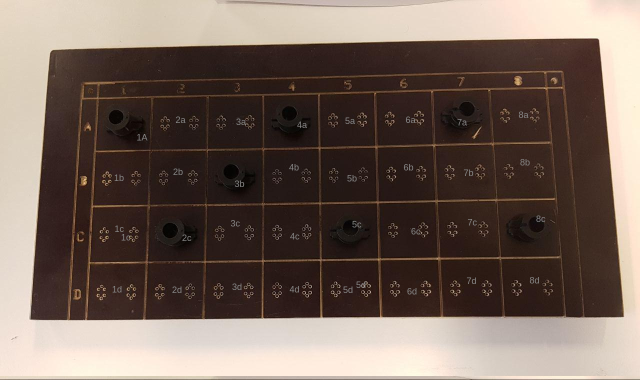
#> input picture images/export.png, 1280 x 759 px (shown at 1/2 size)
$ python scan.py   (older library calls are emulated)
#> lines starting #> are read from the running program, lines starting #| are printed output that depends on the picture; after the words box and inside, x2 and y2 are one past the last pixel; in counts of white or black regions, pixels touching at a corner belong together
### pyimagesearch/transform.py
# import the necessary packages
import numpy as np
import cv2

def order_points(pts):
	# initialzie a list of coordinates that will be ordered
	# such that the first entry in the list is the top-left,
	# the second entry is the top-right, the third is the
	# bottom-right, and the fourth is the bottom-left
	rect = np.zeros((4, 2), dtype = "float32")

	# the top-left point will have the smallest sum, whereas
	# the bottom-right point will have the largest sum
	s = pts.sum(axis = 1)
	rect[0] = pts[np.argmin(s)]
	rect[2] = pts[np.argmax(s)]

	# now, compute the difference between the points, the
	# top-right point will have the smallest difference,
	# whereas the bottom-left will have the largest difference
	diff = np.diff(pts, axis = 1)
	rect[1] = pts[np.argmin(diff)]
	rect[3] = pts[np.argmax(diff)]

	# return the ordered coordinates
	return rect

def four_point_transform(image, pts):
	# obtain a consistent order of the points and unpack them
	# individually
	rect = order_points(pts)
	(tl, tr, br, bl) = rect

	# compute the width of the new image, which will be the
	# maximum distance between bottom-right and bottom-left
	# x-coordiates or the top-right and top-left x-coordinates
	widthA = np.sqrt(((br[0] - bl[0]) ** 2) + ((br[1] - bl[1]) ** 2))
	widthB = np.sqrt(((tr[0] - tl[0]) ** 2) + ((tr[1] - tl[1]) ** 2))
	maxWidth = max(int(widthA), int(widthB))

	# compute the height of the new image, which will be the
	# maximum distance between the top-right and bottom-right
	# y-coordinates or the top-left and bottom-left y-coordinates
	heightA = np.sqrt(((tr[0] - br[0]) ** 2) + ((tr[1] - br[1]) ** 2))
	heightB = np.sqrt(((tl[0] - bl[0]) ** 2) + ((tl[1] - bl[1]) ** 2))
	maxHeight = max(int(heightA), int(heightB))

	# now that we have the dimensions of the new image, construct
	# the set of destination points to obtain a "birds eye view",
	# (i.e. top-down view) of the image, again specifying points
	# in the top-left, top-right, bottom-right, and bottom-left
	# order
	dst = np.array([
		[0, 0],
		[maxWidth - 1, 0],
		[maxWidth - 1, maxHeight - 1],
		[0, maxHeight - 1]], dtype = "float32")

	# compute the perspective transform matrix and then apply it
	M = cv2.getPerspectiveTransform(rect, dst)
	warped = cv2.warpPerspective(image, M, (maxWidth, maxHeight))

	# return the warped image
	return warped

### scan.py
# USAGE
# python scan.py --image images/page.jpg

# import the necessary packages
from pyimagesearch.transform import four_point_transform
from skimage.filters import threshold_local
from imutils import perspective
from imutils import contours
import numpy as np
import argparse
import cv2
import imutils

'''
# construct the argument parser and parse the arguments
ap = argparse.ArgumentParser()
ap.add_argument("-i", "--image", required = True,
	help = "Path to the image to be scanned")
args = vars(ap.parse_args())
'''
def order_points_old(pts):
    # initialize a list of coordinates that will be ordered
    # such that the first entry in the list is the top-left,
    # the second entry is the top-right, the third is the
    # bottom-right, and the fourth is the bottom-left
    rect = np.zeros((4, 2), dtype="float32")

    # the top-left point will have the smallest sum, whereas
    # the bottom-right point will have the largest sum
    s = pts.sum(axis=1)
    rect[0] = pts[np.argmin(s)]
    rect[2] = pts[np.argmax(s)]

    # now, compute the difference between the points, the
    # top-right point will have the smallest difference,
    # whereas the bottom-left will have the largest difference
    diff = np.diff(pts, axis=1)
    rect[1] = pts[np.argmin(diff)]
    rect[3] = pts[np.argmax(diff)]

    # return the ordered coordinates
    return rect


def find_parts(input_image, warped_image ):

    # find contours in the cropped image
	cnts = cv2.findContours(input_image.copy(), cv2.RETR_EXTERNAL,
	cv2.CHAIN_APPROX_SIMPLE)
	cnts = imutils.grab_contours(cnts)
	# sort the contours from left-to-right and initialize the bounding box
	# point colors
	(cnts, _) = contours.sort_contours(cnts)
	colors = ((0, 0, 255), (240, 0, 159), (255, 0, 0), (255, 255, 0))
	# loop over the contours individually
	for (i, c) in enumerate(cnts):
		# if the contour is not sufficiently large, ignore it
		if cv2.contourArea(c) < 150:
			continue

		# compute the rotated bounding box of the contour, then
		# draw the contours
		box = cv2.minAreaRect(c)
		box = cv2.cv.BoxPoints(box) if imutils.is_cv2() else cv2.boxPoints(box)
		box = np.array(box, dtype="int")
		cv2.drawContours(warped_image, [box], -1, (0, 255, 0), 2)

		# show the original coordinates
		print("Object #{}:".format(i + 1))
		print(box)

		# order the points in the contour such that they appear
		# in top-left, top-right, bottom-right, and bottom-left
		# order, then draw the outline of the rotated bounding
		# box
		rect = order_points_old(box)

		# show the re-ordered coordinates
		print(rect.astype("int"))
		print("")

		# loop over the original points and draw them
		for ((x, y), color) in zip(rect, colors):
			cv2.circle(warped_image, (int(x), int(y)), 5, color, -1)

		# draw the object num at the top-left corner
		cv2.putText(image, "Object ",
		(int(rect[0][0] - 15), int(rect[0][1] - 15)),
		cv2.FONT_HERSHEY_SIMPLEX, 0.55, (255, 255, 255), 2)

		# show the image
		cv2.imshow("edge", input_image)
		cv2.imshow("Image", warped_image)
		cv2.waitKey(0)


# load the image and compute the ratio of the old height
# to the new height, clone it, and resize it
#image = cv2.imread(args["image"])
image = cv2.imread("images/export.png")
#> image is the input picture: shape (759, 1280, 3); mean B, G, R 90.1, 99.4, 115.7
ratio = image.shape[0] / 800.0
orig = image.copy()
image = imutils.resize(image, height = 800)
#> image: shape (800, 1349, 3)

'''
lower = np.array([10,100,20])  #-- Lower range --
upper = np.array([20,255,200])  #-- Upper range --
mask = cv2.inRange(image, lower, upper)
res = cv2.bitwise_and(image, image, mask = mask)
cv2.imshow('result', res)
'''


# convert the image to grayscale, blur it, and find edges
# in the image
gray = cv2.cvtColor(image, cv2.COLOR_BGR2GRAY)
gray = cv2.GaussianBlur(gray, (3, 3), 0)


edged = cv2.Canny(gray, 120, 200)
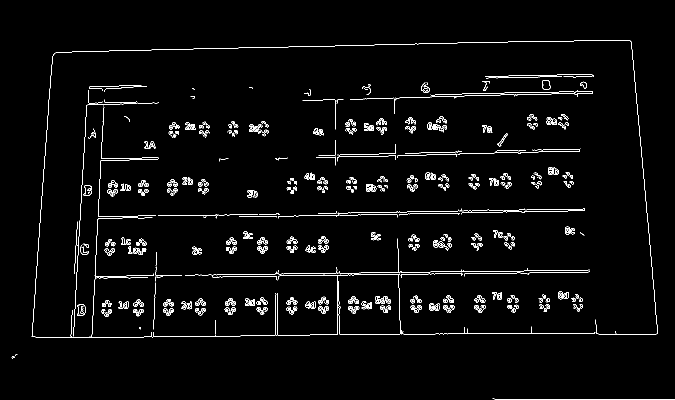
#> edged: shape (800, 1349) (shown at 1/2 size); 2.5% white in thin lines or dots, all inside (x1, y1, x2, y2) = (23, 81, 1349, 799)
edged = cv2.dilate(edged, None, iterations=1)
#> edged: shape (800, 1349); 7.4% white; 154 white regions, largest, box (x1, y1, x2, y2) and area: (62, 80, 1316, 677) 25424, (315, 416, 1171, 438) 4806, (699, 179, 1187, 229) 2714
edged = cv2.erode(edged, None, iterations=1)
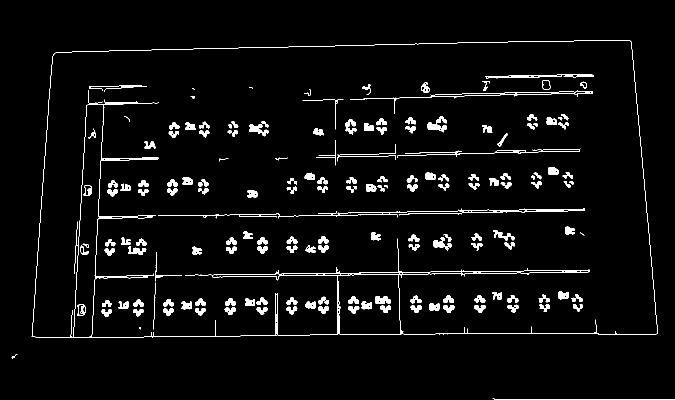
#> edged: shape (800, 1349) (shown at 1/2 size); 3.8% white; 170 white regions (4 under 20 px)


# show the original image and the edge detected image
print("STEP 1: Edge Detection")
# [10 lines of commented-out code are left out]
cnts = cv2.findContours(edged.copy(), cv2.RETR_LIST, cv2.CHAIN_APPROX_SIMPLE)
#> cnts = 276 contours, 61 with area under 20; largest, box (x1, y1, x2, y2) and area: (63, 81, 1315, 676) 697119, (64, 81, 1315, 675) 660808, (147, 208, 208, 675) 16604, (674, 548, 801, 670) 14431, (316, 417, 1170, 437) 1590
cnts = imutils.grab_contours(cnts)
cnts = sorted(cnts, key = cv2.contourArea, reverse = True)[:5]
#> cnts = 5 contours; box (x1, y1, x2, y2) and area: (63, 81, 1315, 676) 697119, (64, 81, 1315, 675) 660808, (147, 208, 208, 675) 16604, (674, 548, 801, 670) 14431, (316, 417, 1170, 437) 1590
test= cnts
#> test has the same summary as cnts
# loop over the contours
for c in cnts:
	# approximate the contour
	peri = cv2.arcLength(c, True)
	approx = cv2.approxPolyDP(c, 0.02 * peri, True)

	# if our approximated contour has four points, then we
	# can assume that we have found our screen
	if len(approx) == 4:
		screenCnt = approx
		break
#> this loop made 1 pass
#> (peri, screenCnt) on pass 1: (3634.9, [[1262, 83], [111, 105], [63, 672], [1312, 668]])

# show the contour (outline) of the piece of paper
print("STEP 2: Find contours of paper")
cv2.drawContours(image, [screenCnt], -1, (0, 255, 0), 2)
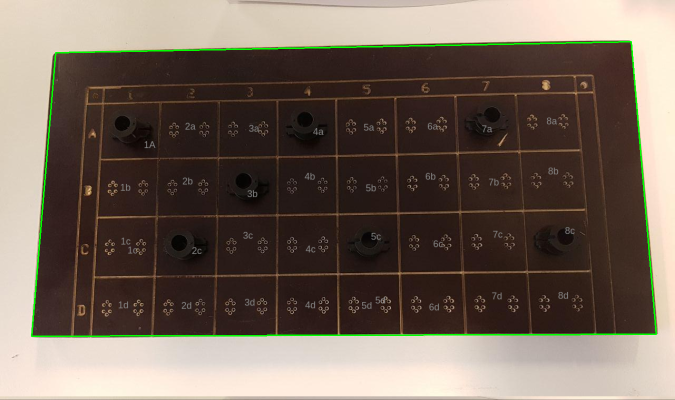
#> image: shape (800, 1349, 3) (shown at 1/2 size); mean B, G, R 89.4, 101.1, 114.7
#cv2.imshow("Outline", image)
#cv2.waitKey(0)
#cv2.destroyAllWindows()

# apply the four point transform to obtain a top-down
# view of the original image
warped = four_point_transform(orig, screenCnt.reshape(4, 2) * ratio)
#> in order_points, `s = pts.sum(axis = 1)`: s = [1276.1, 204.9, 697.3, 1878.5]
#> in order_points, `diff = np.diff(pts, axis = 1)`: diff = [-1118.6, -5.69, 577.8, -611]
#> in four_point_transform, `rect = order_points(pts)`: rect = [[105.3, 99.62], [1197.3, 78.75], [1244.8, 633.8], [59.77, 637.6]]
#> in four_point_transform, `(tl, tr, br, bl) = rect`: tl = [105.3, 99.62]; tr = [1197.3, 78.75]; br = [1244.8, 633.8]; bl = [59.77, 637.6]
#> in four_point_transform, `widthA = np.sqrt(((br[0] - bl[0]) ** 2) + ((br[1] - bl[1]) ** 2))`: widthA = 1185
#> in four_point_transform, `widthB = np.sqrt(((tr[0] - tl[0]) ** 2) + ((tr[1] - tl[1]) ** 2))`: widthB = 1092.2
#> in four_point_transform, `maxWidth = max(int(widthA), int(widthB))`: maxWidth = 1184
#> in four_point_transform, `heightA = np.sqrt(((tr[0] - br[0]) ** 2) + ((tr[1] - br[1]) ** 2))`: heightA = 557
#> in four_point_transform, `heightB = np.sqrt(((tl[0] - bl[0]) ** 2) + ((tl[1] - bl[1]) ** 2))`: heightB = 539.9
#> in four_point_transform, `maxHeight = max(int(heightA), int(heightB))`: maxHeight = 557
#> in four_point_transform, `dst = np.array([ [0, 0], [maxWidth - 1, 0], [maxWidth - 1, maxHeight -..`: dst = [[0, 0], [1183, 0], [1183, 556], [0, 556]]
#> in four_point_transform, `M = cv2.getPerspectiveTransform(rect, dst)`: M = [[1.14, 0.0967, -129.9], [0.0219, 1.14, -116.2], [3.33e-05, 0.000161, 1]]

# convert the warped image to grayscale, then threshold it
# to give it that 'black and white' paper effect
warped = cv2.cvtColor(warped, cv2.COLOR_BGR2GRAY)
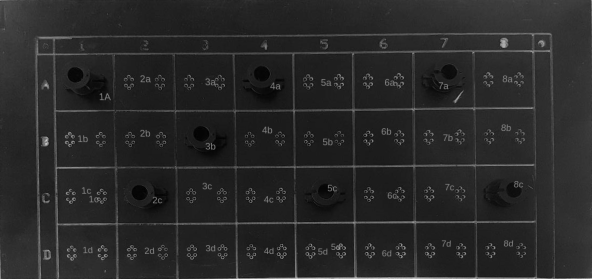
#> warped: shape (557, 1184) (shown at 1/2 size); min 0, max 213, mean 40.2
edged_warped = cv2.Canny(warped, 75, 200)
#> edged_warped: shape (557, 1184); 5.2% white in thin lines or dots
edged_warped = cv2.dilate(edged_warped, None, iterations=1)
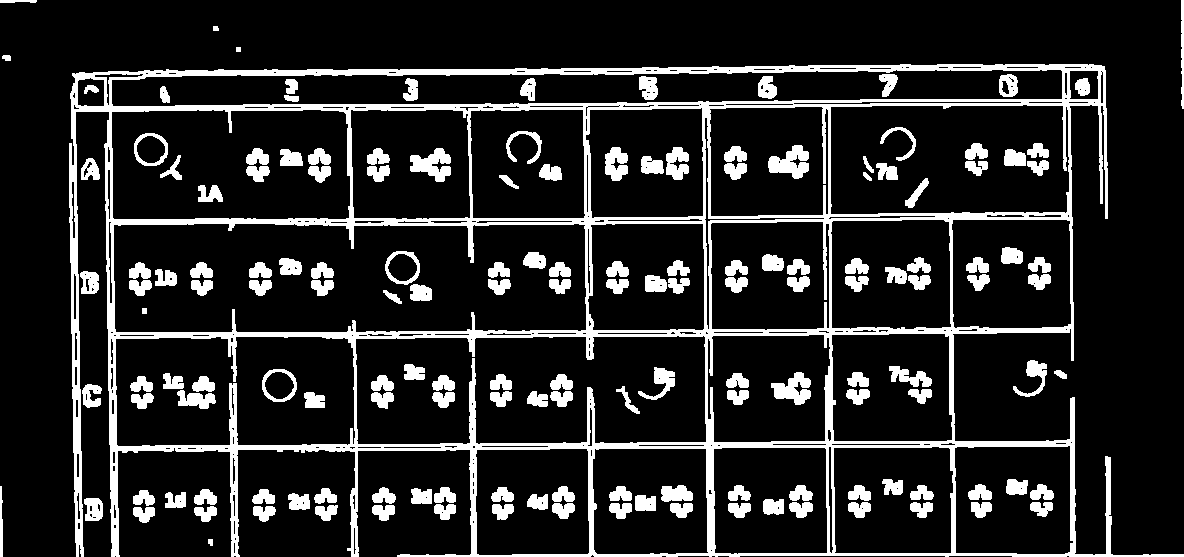
#> edged_warped: shape (557, 1184); 15.1% white; 160 white regions, largest, box (x1, y1, x2, y2) and area: (69, 64, 1184, 557) 56617, (768, 145, 809, 179) 832, (410, 148, 451, 182) 814
edged_warped = cv2.erode(edged_warped, None, iterations=1)
#> edged_warped: shape (557, 1184); 8.1% white; 164 white regions (5 under 20 px)
#local_thresh = threshold_local(warped, 19, offset = 10, method = "gaussian")
#warped = (warped > local_thresh).astype("uint8") * 255
resized_edged_warped = imutils.resize(edged_warped, height = 650)
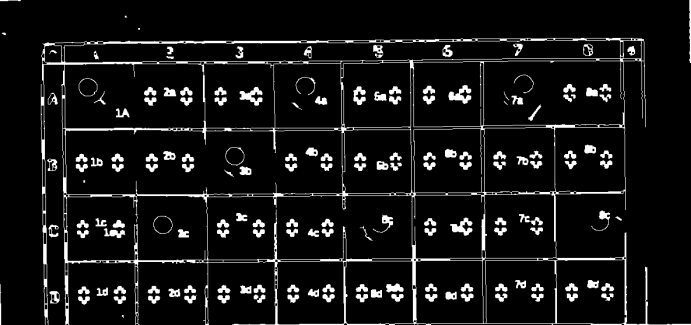
#> resized_edged_warped: shape (650, 1381) (shown at 1/2 size); min 0, max 255, mean 20.8
#rotated = imutils.rotate(warped, angle=90)
# show the original and scanned images
print("STEP 3: Apply perspective transform")
# [7 lines of commented-out code are left out]
row_number = 4
column_number = 8
x_start = 130
y_start = 130
x_step = 130
y_step = 130
cell_gap = 10


'''
cropped = resized_warped[130:255, 130:260]
print(cropped)
croppedline = resized_warped[130:255, 260:270]
cropped1 = resized_warped[130:255, 270:400]
cropped2 = resized_warped[130:255, 410:540]
cropped3 = resized_warped[130:255, 550:680]
'''

#Loop over the captured figure to crop each cell and
# check if it is emmpty or occupied
'''
for i in range(1, row_number+1):
	y_start = i * (y_step + cell_gap) - cell_gap
	for j in range (1, column_number+1):
		x_start = j* (x_step+ cell_gap) - cell_gap
		print(y_start,y_step,x_start,x_step)
		cropped = warped[y_start:y_start+y_step, x_start:x_start+x_step]
		cropped_edged = resized_edged_warped[y_start:y_start+y_step, x_start:x_start+x_step]
		#cv2.imshow("cropped:{},{}".format(i,j), cropped)
		find_part(cropped,cropped_edged)
		print(cropped.shape)
		cv2.waitKey(0)
	cv2.waitKey(0)
'''

find_parts(warped,edged_warped)
#> in find_parts, `cnts = cv2.findContours(input_image.copy(), cv2.RETR_EXTERNAL, cv2.CHA..`: cnts = 1 contour; box (x1, y1, x2, y2) and area: (0, 0, 1184, 557) 657748
#> in find_parts, `cnts = imutils.grab_contours(cnts)`: cnts = [[[0, 0], [0, 556], [1183, 556], [1183, 0]]]
#> in find_parts, `(cnts, _) = contours.sort_contours(cnts)`: cnts = ([[0, 0], [0, 556], [1183, 556], [1183, 0]],)
#> the loop in find_parts, `for (i, c) in enumerate(cnts):` made 1 pass
#> (c, box, rect, s in order_points_old, diff in order_points_old) on pass 1: ([[0, 0], [0, 556], [1183, 556], [1183, 0]], [[1183, 556], [0, 556], [0, 0], [1183, 0]], [[0, 0], [1183, 0], [1183, 556], [0, 556]], [1739, 556, 0, 1183], [-627, 556, 0, -1183])
#> (printed output is left out)
#> pass 1, in find_parts, `cv2.imshow("Image", warped_image)`:
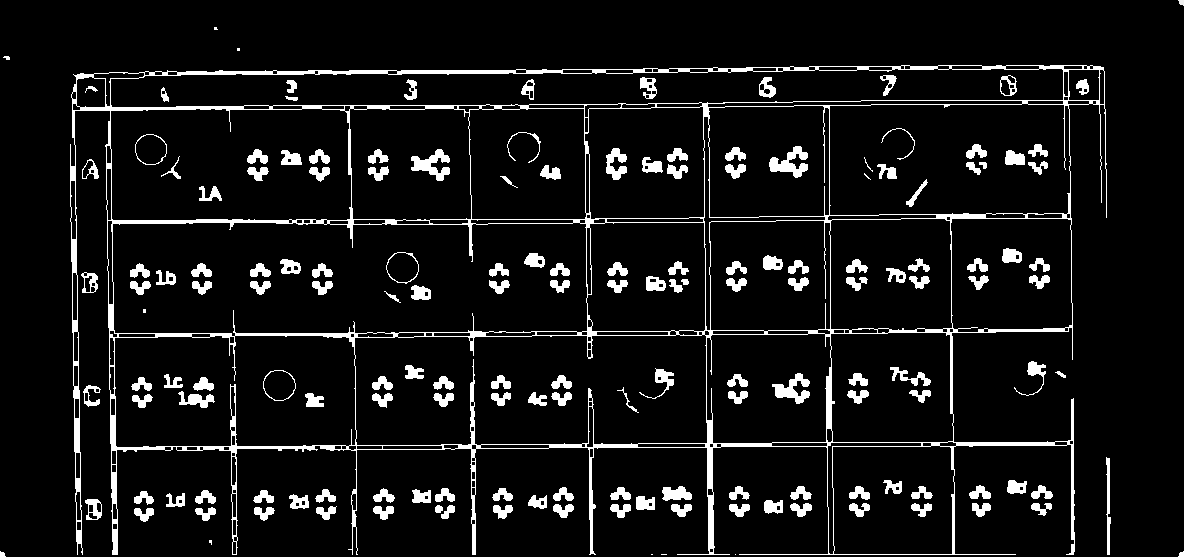
#> window 'Image': shape (557, 1184); min 0, max 255, mean 20.4

$ run again, with images/6.jpg saved as images/export.png
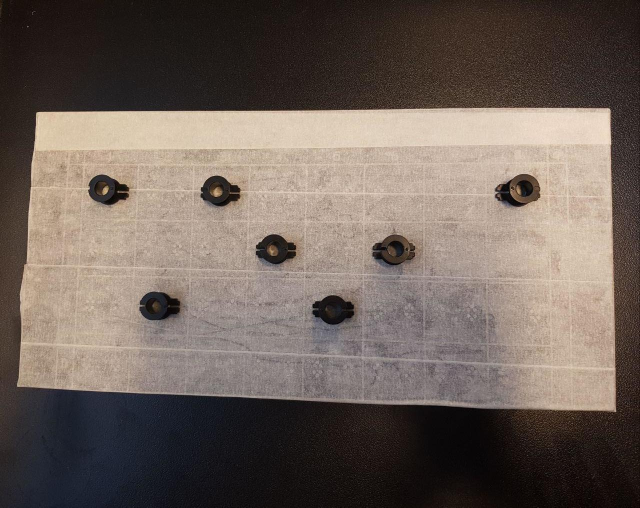
#> input picture images/6.jpg, 1280 x 1015 px (shown at 1/2 size)
#> image is the input picture: shape (1015, 1280, 3); mean B, G, R 90.6, 98.2, 110.4
#> `edged = cv2.dilate(edged, None, iterations=1)`:
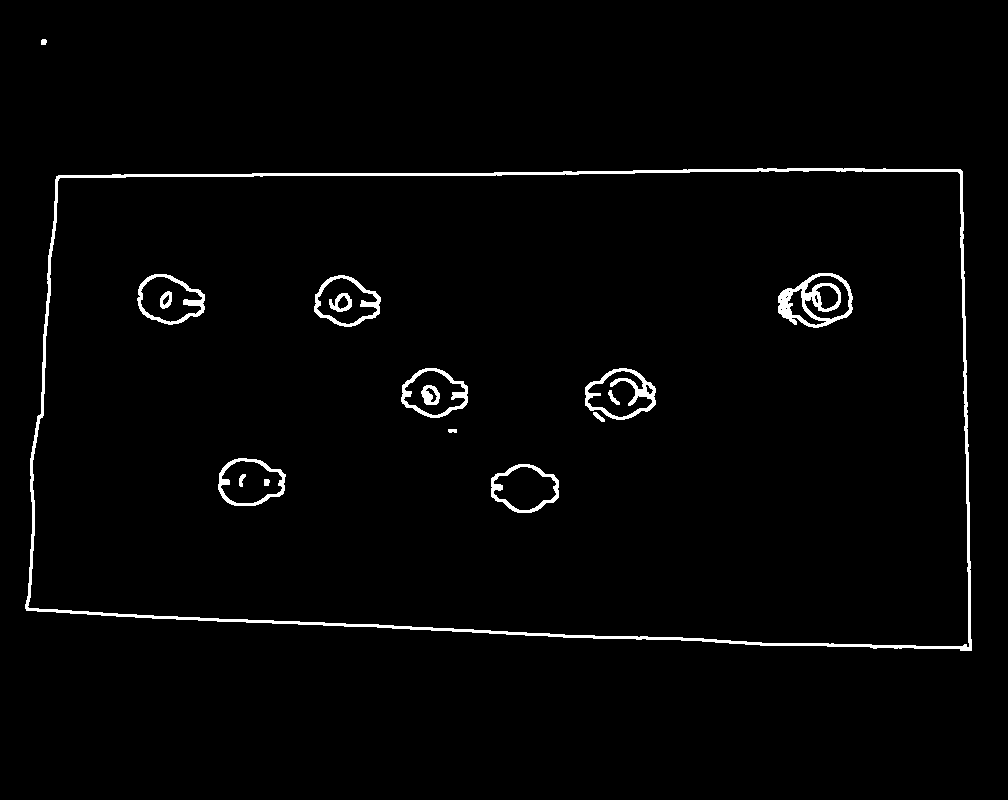
#> edged: shape (800, 1008); 2% white; 17 white regions, largest, box (x1, y1, x2, y2) and area: (25, 168, 972, 651) 8621, (778, 273, 853, 328) 1565, (585, 368, 656, 420) 1062
#> `cnts = cv2.findContours(edged.copy(), cv2.RETR_LIST, cv2.CHAIN_APPROX_..`: cnts = 37 contours, 10 with area under 20; largest, box (x1, y1, x2, y2) and area: (26, 169, 971, 650) 423889, (26, 169, 971, 649) 423816, (779, 274, 852, 327) 2662, (586, 369, 655, 419) 2366, (219, 459, 285, 505) 2230
#> `cnts = sorted(cnts, key = cv2.contourArea, reverse = True)[:5]`: cnts = 5 contours; box (x1, y1, x2, y2) and area: (26, 169, 971, 650) 423889, (26, 169, 971, 649) 423816, (779, 274, 852, 327) 2662, (586, 369, 655, 419) 2366, (219, 459, 285, 505) 2230
#> test has the same summary as cnts
#> the loop `for c in cnts:` made 1 pass
#> (peri, screenCnt) on pass 1: (2816, [[961, 172], [59, 176], [26, 607], [970, 649]])
#> in order_points, `s = pts.sum(axis = 1)`: s = [1437.5, 298.2, 803.1, 2054.1]
#> in order_points, `diff = np.diff(pts, axis = 1)`: diff = [-1001, 148.4, 737.1, -407.3]
#> in four_point_transform, `rect = order_points(pts)`: rect = [[74.86, 223.3], [1219.3, 218.2], [1230.7, 823.4], [32.99, 770.1]]
#> tl = [74.86, 223.3]; tr = [1219.3, 218.2]; br = [1230.7, 823.4]; bl = [32.99, 770.1]
#> widthA = 1198.9
#> widthB = 1144.4
#> maxWidth = 1198
#> heightA = 605.3
#> heightB = 548.4
#> maxHeight = 605
#> dst = [[0, 0], [1197, 0], [1197, 604], [0, 604]]
#> M = [[1.18, 0.0907, -109], [0.00526, 1.19, -265.5], [9.2e-05, 9.27e-05, 1]]
#> in find_parts, `cnts = cv2.findContours(input_image.copy(), cv2.RETR_EXTERNAL, cv2.CHA..`: cnts = 1 contour; box (x1, y1, x2, y2) and area: (0, 0, 1198, 605) 722988
#> in find_parts, `cnts = imutils.grab_contours(cnts)`: cnts = [[[0, 0], [0, 604], [1197, 604], [1197, 0]]]
#> in find_parts, `(cnts, _) = contours.sort_contours(cnts)`: cnts = ([[0, 0], [0, 604], [1197, 604], [1197, 0]],)
#> the loop in find_parts, `for (i, c) in enumerate(cnts):` made 1 pass
#> (c, box, rect, s in order_points_old, diff in order_points_old) on pass 1: ([[0, 0], [0, 604], [1197, 604], [1197, 0]], [[1197, 604], [0, 604], [0, 0], [1197, 0]], [[0, 0], [1197, 0], [1197, 604], [0, 604]], [1801, 604, 0, 1197], [-593, 604, 0, -1197])
#> (printed output is left out)
#> pass 1, in find_parts, `cv2.imshow("Image", warped_image)`:
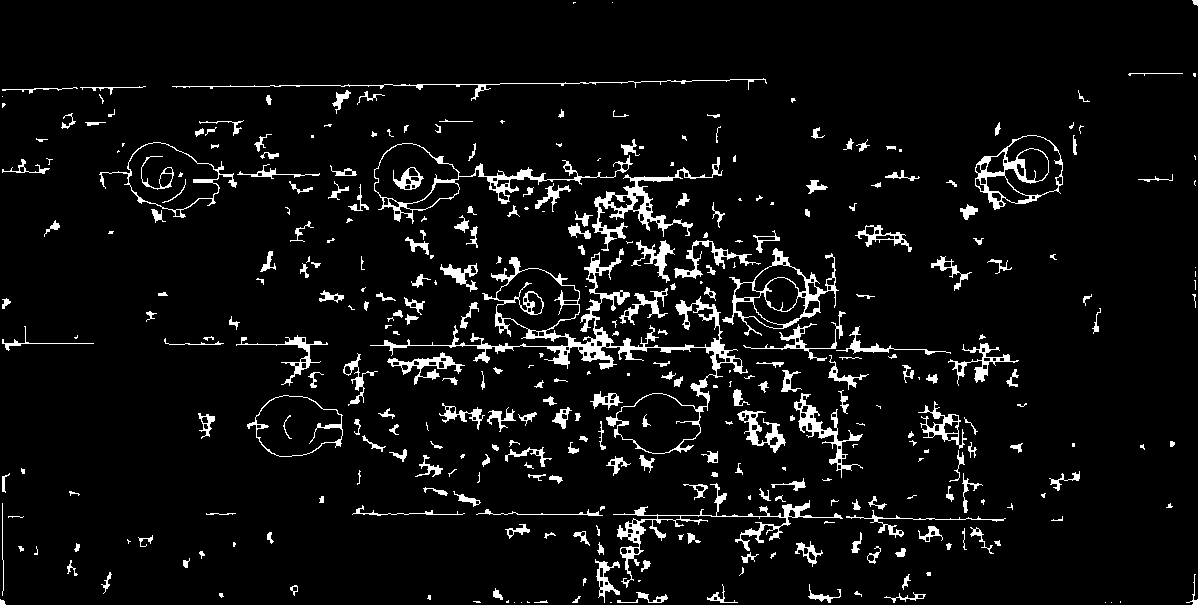
#> window 'Image': shape (605, 1198); min 0, max 255, mean 15
